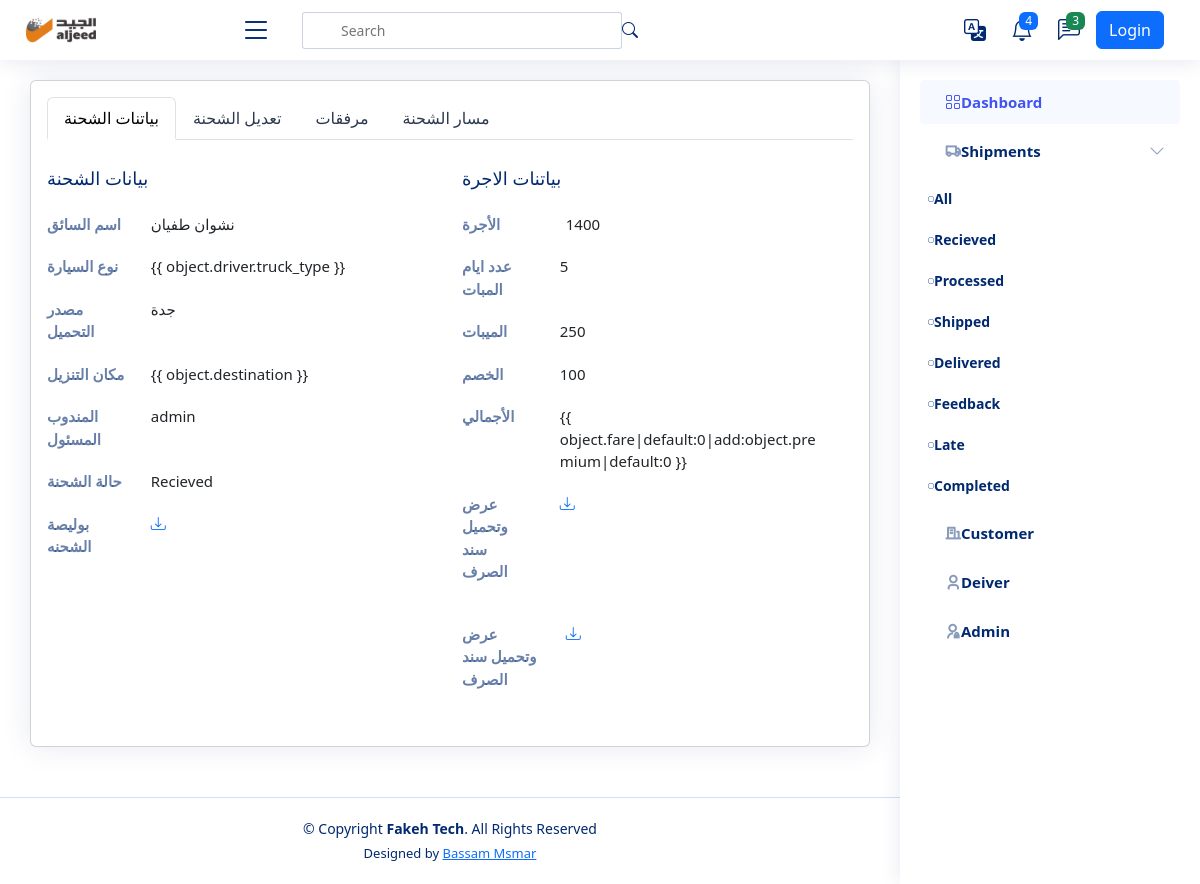
Before: /shipment/15/ with the older database file.
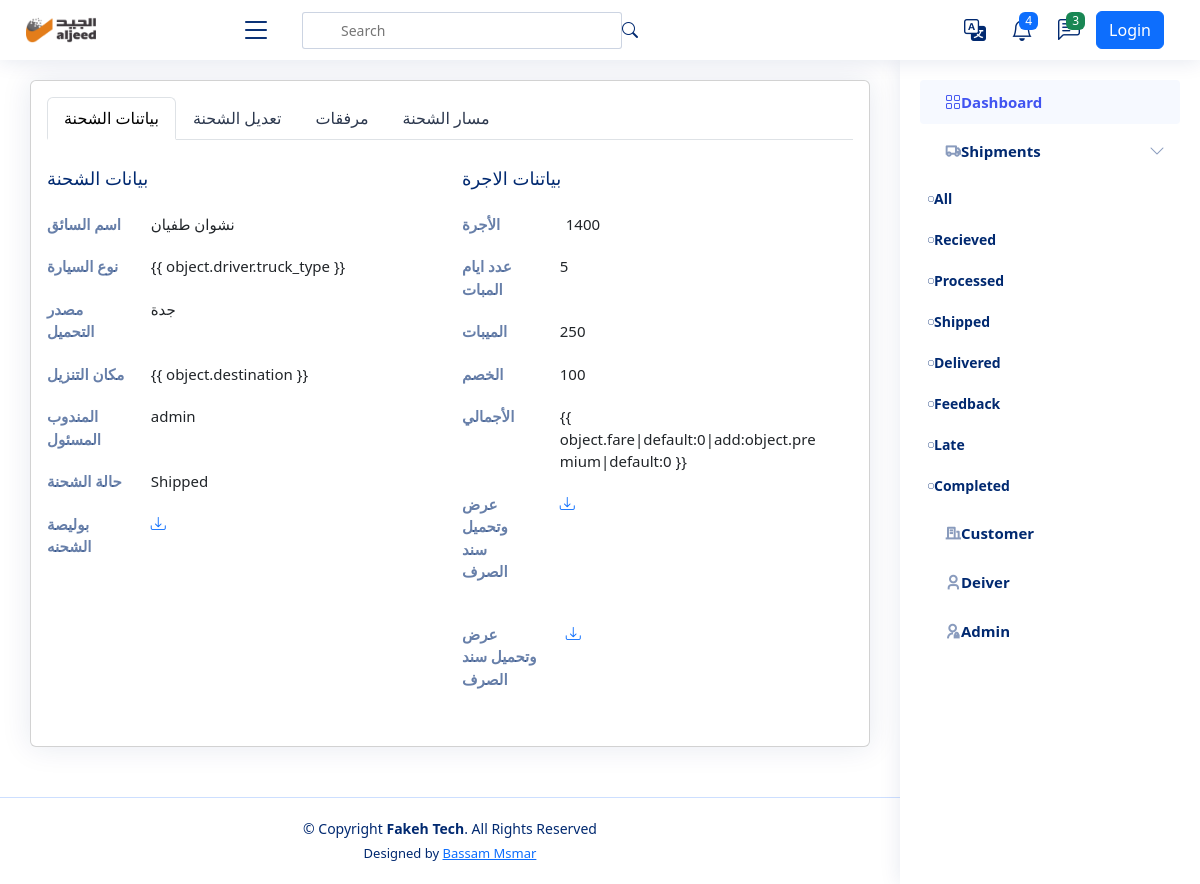
After: the same page with the newer database file.
### shipments/models.py (models this page shows, shortened)
class Shipment(models.Model):
    user = models.ForeignKey(User,  related_name='shipments_user', on_delete=models.SET_NULL, null=True)
    driver = models.ForeignKey(Driver,  related_name='shipments_driver', on_delete=models.SET_NULL, null=True)
    customer_branch = models.ForeignKey(Branch, related_name='shipments_company', on_delete=models.SET_NULL, null=True)
    fare = models.IntegerField(_("Fare"))
    premium = models.IntegerField(_("Premium"), null=True, blank=True ,default=0)
    code = models.ImageField(blank=True, null=True, upload_to='code')
    days_stayed = models.IntegerField(_("Days Stayed "),default=0 , null=True, blank=True)
    stay_cost = models.IntegerField(_("Stay Cost"),default=0 , null=True, blank=True)
    deducted = models.IntegerField(_("Deducted"),default=0 , null=True, blank=True)
    status = models.CharField(_("Status "), max_length=20, choices=STATUS, default='Recieved')
    destination = models.CharField(_("Destination"), max_length=20, choices=FLAG_TYPES)
    create_at = models.DateTimeField(_("Create At"), default=timezone.now)
    expected_arrival_date = models.DateTimeField(_("Expected Arrival Date"), null=True, blank=True, default=timezone.now)
    actual_delivery_date = models.DateTimeField(_("Actual Delivery Date "), null=True, blank=True, default=timezone.now)
    notes = models.TextField(_("Notes"), null=True, blank=True)

### drivers/models.py (models this page shows)
class Driver(models.Model):
    name = models.CharField(_("Driver Name"), max_length=120)
    phone = models.CharField(_("Driver Phone"), max_length=120)
    id_number = models.CharField(_("Driver Id Number"), max_length=10, null=True, blank=True)
    language = models.CharField(_("Driver Language"),  max_length=120, choices=LANGUAHE, null=True, blank=True)
    truck_type =models.CharField(_("Truck Type"), max_length=120, choices=TRUCK_TYPE, null=True, blank=True)
    rate = models.IntegerField(_("Rate"), null=True, blank=True)
    def __str__(self) -> str:
        return self.name

### customers/models.py (models this page shows)
class Branch(models.Model):
    customers = models.ForeignKey(Customers, related_name='branch_customers', on_delete=models.CASCADE)
    name = models.CharField(_("Name"),max_length=255)
    city = models.CharField(_("City"),max_length=255)
    def __str__(self):
        return f'{self.customers} - {self.name}'

### shipments/views.py (the view, shortened to what this page needs)
# urls.py: path('<int:pk>/', ShipmentsDetail.as_view(), name='shipment_detail'),
class ShipmentsDetail(UpdateView):
    model = Shipment
    template_name = 'shipments/shipment_detail.html'
    fields = ['driver', 'customer_branch', 'fare', 'days_stayed', 'stay_cost', 'deducted',
              'status', 'destination', 'expected_arrival_date', 'actual_delivery_date']

### customers/models.py (called while the page is built)
    def __str__(self):
        return self.name

### templates/shipments/shipment_detail.html (shortened to what the changed rows need)
{% extends 'base.html' %}
{% load static %}
{% load i18n %}
{% load django_bootstrap5 %}
{% block body %}
<body>
  <main id="main" class="main">
    <section class="section profile">
      <div class="row">
        <div class="col-xl-12">
          <div class="card">
            <div class="card-body pt-3">
              <div class="tab-content pt-2">
                <div class="tab-pane fade show active profile-overview"
                  id="profile-overview">
                  <div class="row">
                    <div class="col-6">
                      <div class="row">
                        <div class="col-lg-3 col-md-4 label ">اسم السائق</div>
                        <div class="col-lg-9 col-md-8">{{ object.driver }}</div>
                      </div>
                      <div class="row">
                        <div class="col-lg-3 col-md-4 label">مصدر التحميل</div>
                        <div
                          class="col-lg-9 col-md-8">{{object.customer_branch.city}}</div>
                      </div>
                      <div class="row">
                        <div class="col-lg-3 col-md-4 label">المندوب
                          المسئول</div>
                        <div class="col-lg-9 col-md-8">{{object.user}}</div>
                      </div>
                      <div class="row">
                        <div class="col-lg-3 col-md-4 label">حالة الشحنة</div>
                        <div class="col-lg-9 col-md-8">{{object.status}}</div>
                      </div>
                    </div>
                    <div class="col-6">
                      <div class="row">
                        <div class="col-lg-3 col-md-4 label ">الأجرة </div>
                        <div class="col-lg-9 col-md-8">{{object.fare}}</div>
                      </div>
                      {% if object.days_stayed %}
                      <div class="row">
                        <div class="row">
                          <div class="col-lg-3 col-md-4 label">عدد ايام
                            المبات</div>
                          <div
                            class="col-lg-9 col-md-8">{{object.days_stayed}}</div>
                        </div>
                        {% endif %}
                        {% if object.stay_cost %}
                        <div class="row">
                          <div class="col-lg-3 col-md-4 label">الميبات</div>
                          <div
                            class="col-lg-9 col-md-8">{{object.stay_cost}}</div>
                        </div>
                        {% endif %}
                        {% if object.deducted != 0 %}
                        <div class="row">
                          <div class="col-lg-3 col-md-4 label">الخصم</div>
                          <div
                            class="col-lg-9 col-md-8">{{object.deducted}}</div>
                        </div>
                        {% endif %}
                      </div>
                    </div>
                  </div>
                </div>
              </div>
            </div>
          </div>
        </div>
      </div>
    </section>
  </main>
  {% endblock %}

Changed rows visible on the page:
changed Shipment "نشوان طفيان": status "Recieved" → "Shipped"
